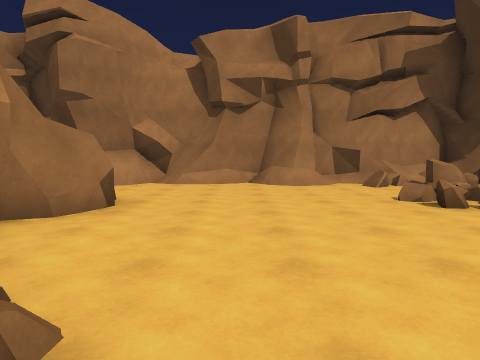
view 1 (above)

24 first-person views from a walk through a Unity game level. The camera is 1.4 m above the floor, tilts 4° down and sees 75° across. The floor is counted in squares, 2 m on a side. Each view is taken from the middle of a square. On the plan, view 1 faces up. The plan holds only what a view shows up to about 10 squares ahead; the rest is blank. The place goes on beyond the plan. The player is left out.

view 2
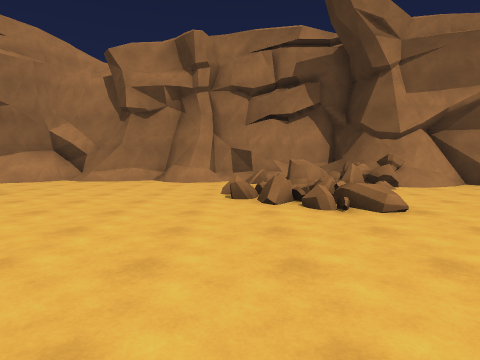

view 3
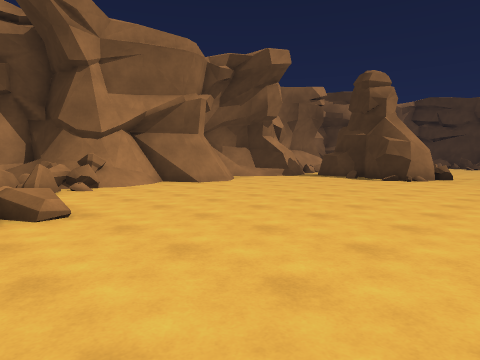

view 4
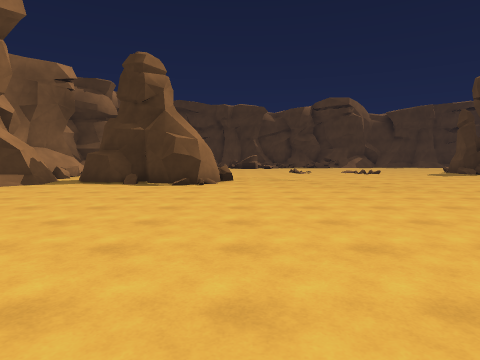

view 5
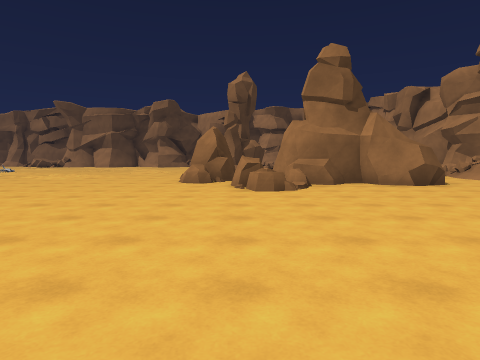

view 6
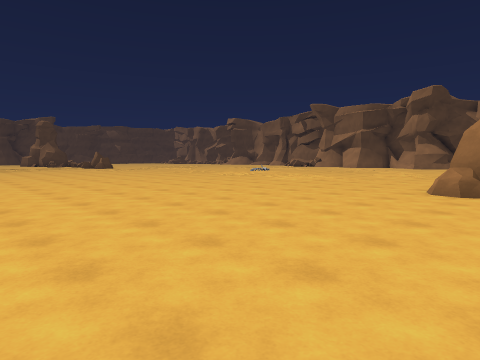

view 7
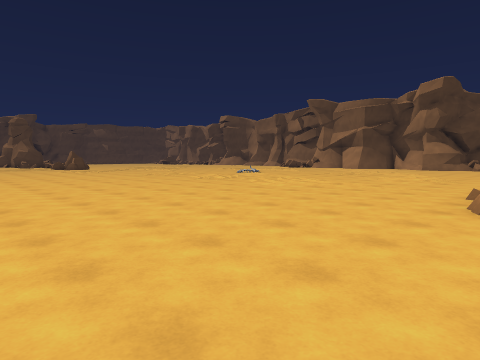

view 8
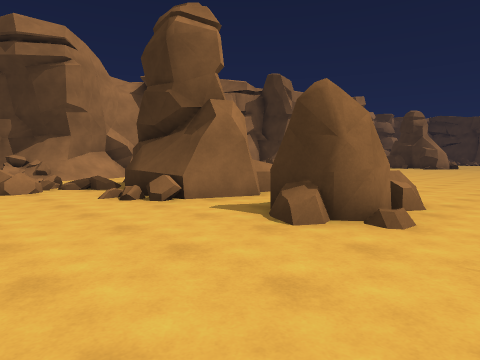

view 9
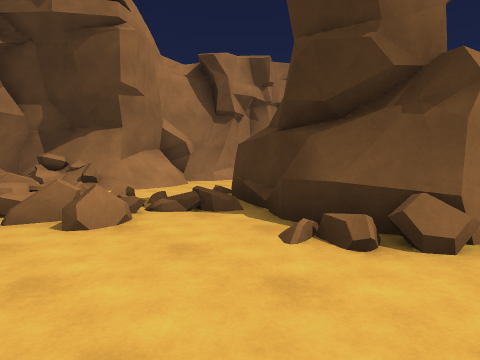

view 10
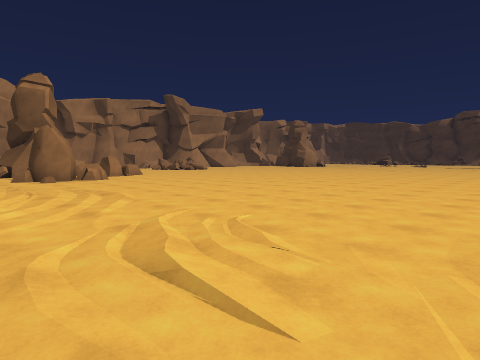

view 11
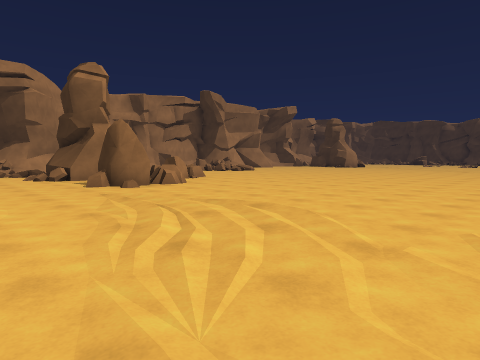

view 12
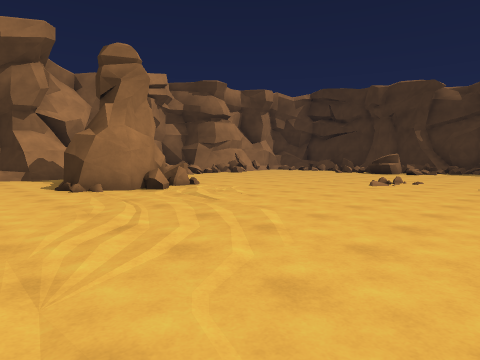

view 13
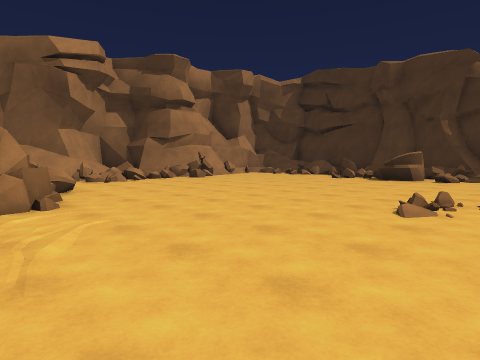

view 14
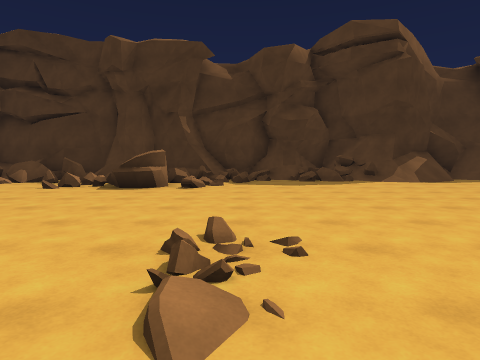

view 15
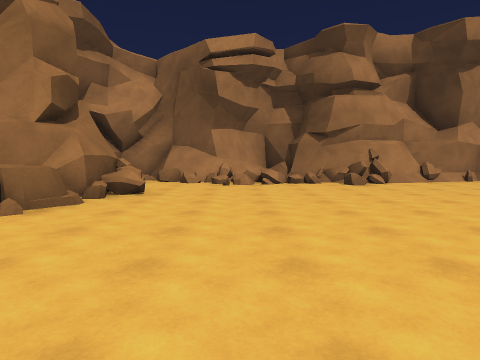

view 16
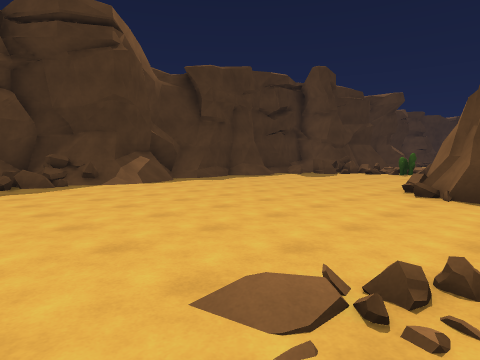

view 17
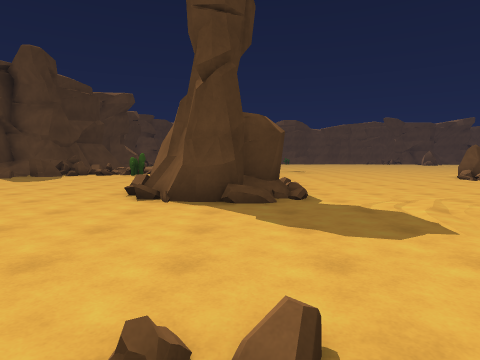

view 18
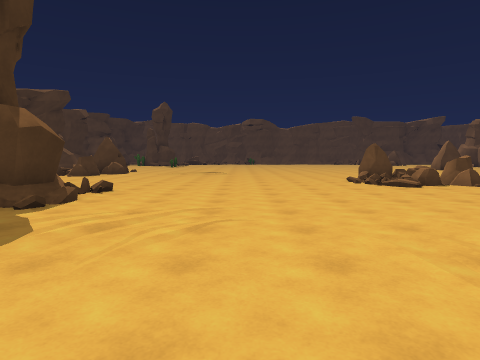

view 19
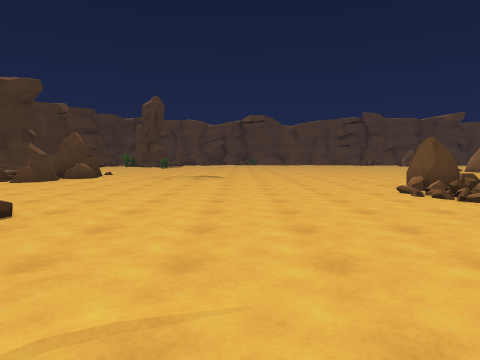

view 20
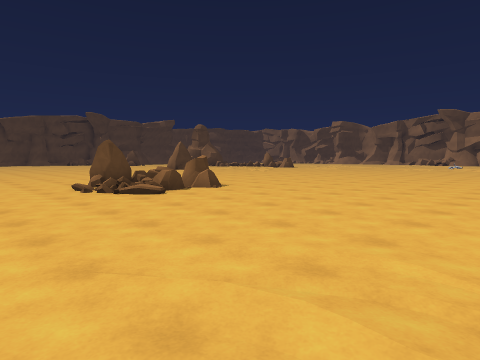

view 21
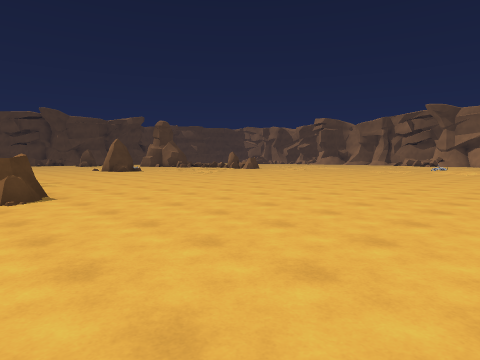

view 22
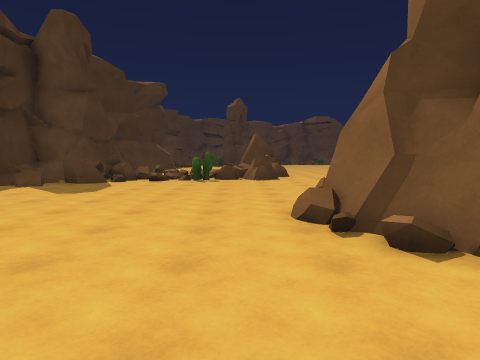

view 23
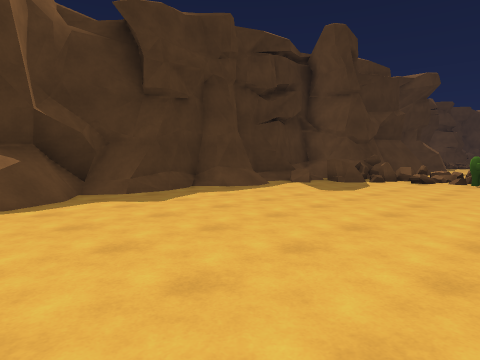

view 24
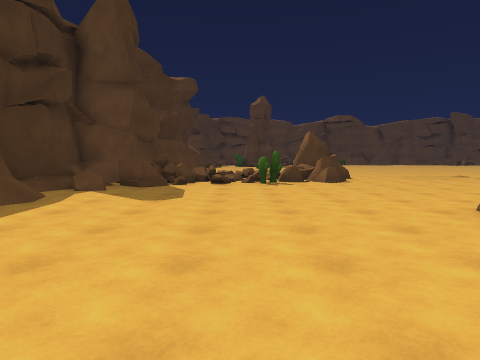

### Floor plan
Key: @ floor where view 1 was taken; # wall or solid block; x gap in a wall; . main floor; : floor 0.25 m higher than the main floor; / step, stairs or slope; = window, fence, low wall or low ledge; ^ raised ledge; R rock; C cactus.
Columns run from 8 left of view 1 to 29 right of it. Each row starts with its distance up from view 1.
 10  #######      #
  9  #=###/########           ##
  8  ==///......==####         ##=#######
  7  =/.........=^##/### .###=.===###/..
  6  #=.=.......#x#.........x......=...  =
  5 .=#####....==..........####........ =#
  4 ...####.....==.........###=.........=#
  3 ...###.................###..........^#
  2 ...###R................##^.........=##
  1 ....##RR..........................=##
  0 ....R.R.@.........................=#=#
 -1 ...RRR..............................=#
 -2 .............    ...................#=
 -3 .............      ..................=
 -4 .............       ........./.......=
 -5 ............        .....  ..........=
 -6 ............           ..............#
 -7 .............  ...................../#
 -8 ....................................//
 -9 .........................../##......./
-10  ./......................../###......#
-11  ./......................../###......#
-12  ..... .. .................=  /......#
-13            .......RR:................#
-14             ......RRR/................
-15              ..... RR...............=#
-16               ....  R..............=^/
-17                ... ...........R.C..#=/
-18                    ...........RRR===#^

Positions as (right, up) in squares from view 1, and headings:
1: (0, 0), facing up
2: (3, -1), facing up
3: (4, -1), facing up-right
4: (6, 1), facing right
5: (6, 0), facing left
6: (4, 0), facing down-left
7: (2, -1), facing down-left
8: (-8, -3), facing up-right
9: (-8, 1), facing up-right
10: (-7, -12), facing up-right
11: (-8, -9), facing up-right
12: (12, -5), facing up-right
13: (16, -3), facing up-right
14: (19, -2), facing right
15: (20, -2), facing up
16: (20, -3), facing down-right
17: (20, -4), facing down
18: (16, -5), facing down
19: (16, -8), facing down
20: (15, -7), facing down-left
21: (11, -7), facing down-left
22: (23, -7), facing down
23: (23, -7), facing down-right
24: (25, -8), facing down
